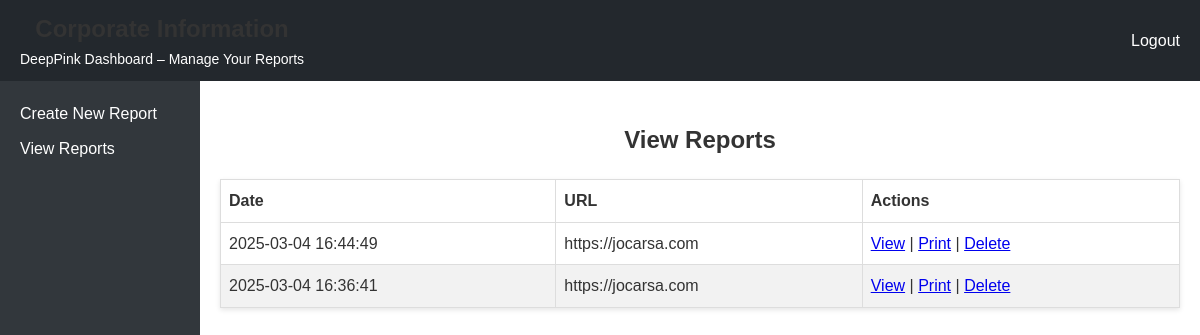
Page /index.php?tab=view_reports (signed in) on the earlier database version.
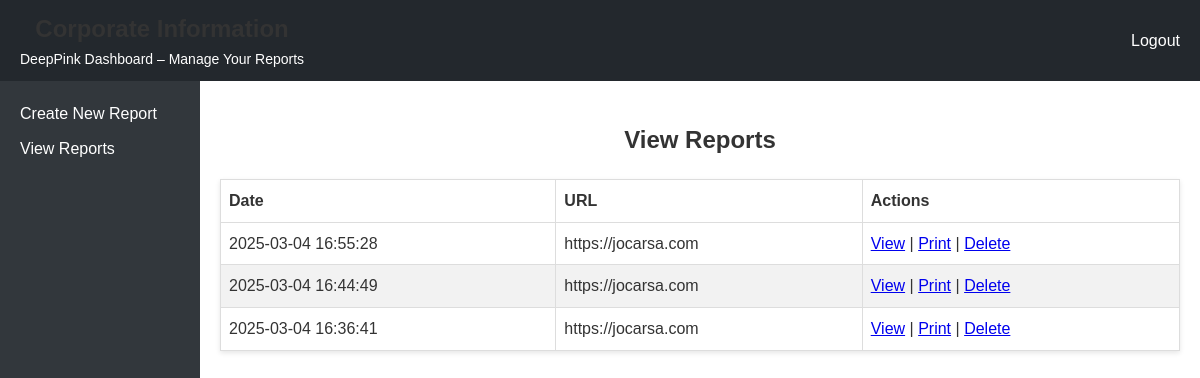
Same page on the later database version.
### tables this page shows
CREATE TABLE reports (
    id INTEGER PRIMARY KEY AUTOINCREMENT,
    user_id INTEGER,
    url TEXT,
    report_html TEXT,
    created_at DATETIME DEFAULT CURRENT_TIMESTAMP,
    FOREIGN KEY(user_id) REFERENCES users(id)
);

### i18n.php (called while the page is built, shortened)
<?php
function __($key) {
    if (isset($GLOBALS['__translations'][$key][$GLOBALS['currentLang']])) {
        return $GLOBALS['__translations'][$key][$GLOBALS['currentLang']];
    }
    return isset($GLOBALS['__translations'][$key]['en']) ? $GLOBALS['__translations'][$key]['en'] : $key;
}
?>

### index.php (the view, shortened to what this page needs)
<?php
require_once 'i18n.php';
    ?>
    <?php
try {
    $db = new PDO('sqlite:db.sqlite');
    $db->setAttribute(PDO::ATTR_ERRMODE, PDO::ERRMODE_EXCEPTION);
} catch (PDOException $e) {
    die("Database error: " . $e->getMessage());
}
$db->exec("CREATE TABLE IF NOT EXISTS reports (
    id INTEGER PRIMARY KEY AUTOINCREMENT,
    url TEXT NOT NULL,
    report_html TEXT NOT NULL,
    created_at DATETIME DEFAULT CURRENT_TIMESTAMP
)");
$reports = $db->query("SELECT * FROM reports ORDER BY created_at DESC")->fetchAll(PDO::FETCH_ASSOC);
$tab = isset($_GET['tab']) ? $_GET['tab'] : 'new_report';
?>
<!doctype html>
<html>
<head>
  <link rel="stylesheet" href="css/style.css">
</head>
<body>
  <div id="dashboard-header">
    <div>
      <h1><?php echo __('welcome_message'); ?></h1>
      <p><?php echo __('dashboard_subtitle'); ?></p>
    </div>
    <div>
      <a href="index.php?action=logout"><?php echo __('logout'); ?></a>
    </div>
  </div>
  <div id="dashboard-container">
    <div id="dashboard-nav">
      <ul>
        <li><a href="index.php?tab=new_report"><?php echo __('create_report'); ?></a></li>
        <li><a href="index.php?tab=view_reports"><?php echo __('view_reports'); ?></a></li>
      </ul>
    </div>
    <div id="dashboard-content">
      <?php
      if ($tab === 'new_report') {
      ?>
          <h2><?php echo __('create_report'); ?></h2>
          <form method="post" action="">
            <p>
              <label for="url"><?php echo __('enter_url'); ?></label><br>
              <input type="url" id="url" name="url" required style="width:100%;max-width:400px;">
            </p>
            <p>
              <input type="hidden" name="dp_action" value="generate_report">
              <input type="submit" value="<?php echo __('create_report'); ?>">
            </p>
          </form>
      <?php
      }
      elseif ($tab === 'view_reports') {
      ?>
          <h2><?php echo __('view_reports'); ?></h2>
          <?php if (count($reports) > 0) { ?>
          <table class="report-table">
            <thead>
              <tr>
                <th>Date</th>
                <th>URL</th>
                <th>Actions</th>
              </tr>
            </thead>
            <tbody>
              <?php foreach ($reports as $r) { ?>
                <tr>
                  <td><?php echo htmlspecialchars($r['created_at']); ?></td>
                  <td><?php echo htmlspecialchars($r['url']); ?></td>
                  <td>
                    <a href="index.php?action=view&id=<?php echo $r['id']; ?>&tab=view_reports">View</a> |
                    <a href="index.php?action=print&id=<?php echo $r['id']; ?>&tab=view_reports" target="_blank">Print</a> |
                    <a href="index.php?action=delete&id=<?php echo $r['id']; ?>&tab=view_reports" onclick="return confirm('Are you sure you want to delete this report?');">Delete</a>
                  </td>
                </tr>
              <?php } ?>
            </tbody>
          </table>
          <?php } else {
              echo "<p>" . __('no_reports') . "</p>";
          }
      }
        ?>
    </div>
  </div>
</body>
</html>

### css/style.css (style rules this page uses)
* { margin: 0; padding: 0; box-sizing: border-box; }
body { font-family: Ubuntu, Tahoma, Geneva, Verdana, sans-serif; background-color: #f9f9f9; color: #333; line-height: 1.6; padding: 20px; }
h1 { text-align: center; margin-bottom: 20px; font-size: 2.5rem; color: #333; }
h2 { margin-top: 20px; text-align: center; }
p { text-align: center; margin-bottom: 20px; font-size: 1.1rem; }
table { width: 80%; border-collapse: collapse; margin: 20px auto; background-color: #fff; box-shadow: 0 2px 5px rgba(0,0,0,0.1); }
table tr { border-bottom: 1px solid #ddd; }
table tr:nth-child(even) { background-color: #f2f2f2; }
table th, table td { padding: 15px; text-align: left; }

### index.php (style rules this page uses)
body { font-family: sans-serif; background-color: #f1f1f1; margin: 0; padding: 0; }
#dashboard-header { background: #23282d; color: #fff; padding: 10px 20px; display: flex; justify-content: space-between; align-items: center; }
#dashboard-header h1 { margin: 0; font-size: 24px; }
#dashboard-header p { margin: 0; font-size: 14px; }
#dashboard-header a { color: #fff; text-decoration: none; margin-left: 20px; }
#dashboard-container { display: flex; min-height: calc(100vh - 60px); }
#dashboard-nav { width: 200px; background: #32373c; color: #fff; padding: 20px; }
#dashboard-nav ul { list-style: none; padding: 0; }
#dashboard-nav ul li { margin-bottom: 10px; }
#dashboard-nav ul li a { color: #fff; text-decoration: none; }
#dashboard-content { flex: 1; padding: 20px; background: #fff; }
.report-table { width: 100%; border-collapse: collapse; margin-top: 20px; }
.report-table th, .report-table td { border: 1px solid #ddd; padding: 8px; }

Differences in the rows shown:
added reports: created_at "2025-03-04 16:55:28", url "https://jocarsa.com"
